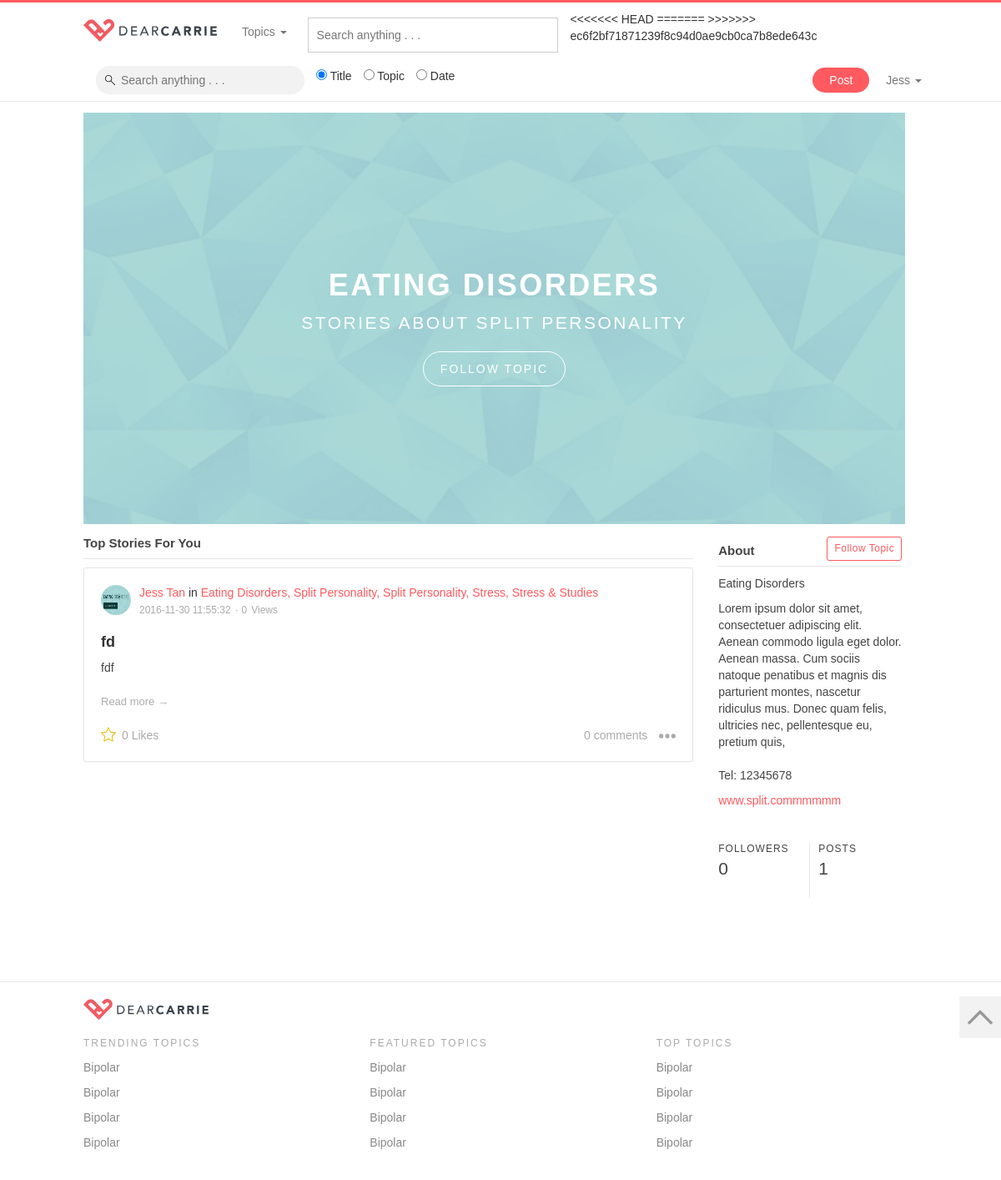
Page /topicDetails?topicID=8 (signed in) on the earlier database version.
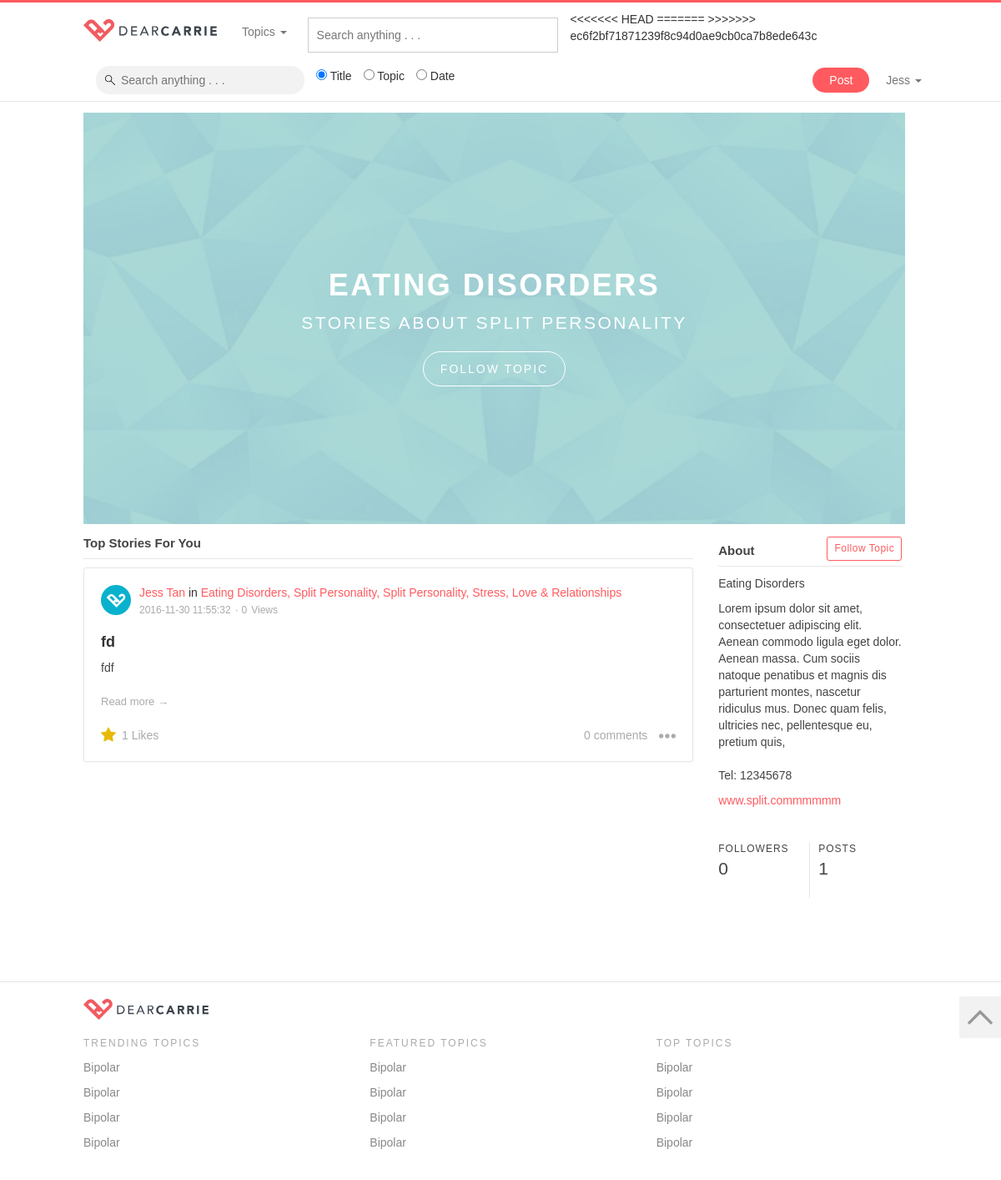
Same page on the later database version.
### tables this page shows
CREATE TABLE `curation` (
  `topicid` int(11) NOT NULL,
  `postid` int(11) NOT NULL
);

CREATE TABLE `users` (
  `id` int(11) NOT NULL,
  `name` varchar(255) NOT NULL,
  `email` varchar(255) NOT NULL,
  `password` char(32) NOT NULL,
  `role` varchar(255) NOT NULL DEFAULT 'normal',
  `affliate` varchar(255) DEFAULT 'website',
  `image` varchar(255) NOT NULL DEFAULT 'images/default.svg',
  `description` varchar(255) NOT NULL,
  `datejoin` timestamp NOT NULL DEFAULT CURRENT_TIMESTAMP,
  `active` int(11) NOT NULL DEFAULT '1'
);

CREATE TABLE `topics` (
  `id` int(11) NOT NULL,
  `main_image` varchar(255) NOT NULL,
  `background` varchar(255) NOT NULL,
  `title` varchar(255) NOT NULL,
  `short_desc` varchar(255) NOT NULL,
  `description` varchar(255) NOT NULL,
  `date` timestamp NOT NULL DEFAULT CURRENT_TIMESTAMP ON UPDATE CURRENT_TIMESTAMP,
  `followers` int(11) NOT NULL DEFAULT '0',
  `posts` int(11) NOT NULL DEFAULT '0',
  `url` varchar(255) NOT NULL,
  `tel` varchar(255) NOT NULL,
  `type` varchar(255) NOT NULL,
  `order_num` int(11) NOT NULL,
  `score` double NOT NULL DEFAULT '0',
  `published` int(11) NOT NULL DEFAULT '1'
);

CREATE TABLE `posts` (
  `id` int(11) NOT NULL,
  `userid` int(11) DEFAULT NULL,
  `title` varchar(255) DEFAULT NULL,
  `description` varchar(255) DEFAULT NULL,
  `timestamp` timestamp NOT NULL DEFAULT CURRENT_TIMESTAMP ON UPDATE CURRENT_TIMESTAMP,
  `score` double NOT NULL DEFAULT '0',
  `likes` int(11) NOT NULL DEFAULT '0',
  `comments` int(11) NOT NULL DEFAULT '0',
  `views` int(11) NOT NULL DEFAULT '0',
  `published` int(11) NOT NULL DEFAULT '1'
);

### controllers/commonFunctions.php (called while the page is built, shortened)
<?php
function checkLogin() {
	if(isset($_SESSION["role"])) {
		return false;
	}
	else {
		return true;
	}
}
function connectToDataBase() {
	$theLineToDatabase =  mysqli_connect("localhost","root","root","dearcarrie");
	if(!$theLineToDatabase) {
		header("location: error.php?msg=Database connection error");
		exit();
	}
	else {
	  return $theLineToDatabase;
	}
}
function getPostByID($id) {
	$conn = connectToDataBase();
	$sql = "SELECT * FROM posts WHERE id = '$id'";
	$result = $conn->query($sql);
	$value = $result->fetch_assoc();
	return $value;
}
function getUserByID($id) {
	$conn = connectToDataBase();
	$sql = "SELECT * FROM users WHERE id = '$id'";
	$result = $conn->query($sql);
	$value = $result->fetch_assoc();
	return $value;
}
function getTopicByID($id) {
	$conn = connectToDataBase();
	$sql = "SELECT * FROM topics WHERE id = '$id'";
	$result = $conn->query($sql);
	$value = $result->fetch_assoc();
	return $value;
}
function getPostsByTopicID($topicid) {
	$conn = connectToDataBase();
	$sql = "SELECT *
					FROM posts p
					INNER JOIN curation c ON p.id = c.postid
					WHERE published = 1 AND c.topicid = '$topicid'
					ORDER BY p.id DESC";
	$result = $conn->query($sql);
	$resArr = array();
	if ($result->num_rows > 0) {
		 while($row = $result->fetch_assoc()) {
			 $resArr[] = $row;
		 }
	} else {
		 showErrorMessage("No posts found");
	}
	return $resArr;
}
function hasLikedPost ($userid, $postid) {
	$conn = connectToDataBase();
	$sql = "SELECT * FROM post_like WHERE userid='$userid' AND postid='$postid' LIMIT 1";
	$result = $conn->query($sql);
	if (mysqli_num_rows($result) > 0) {
			return true;
	} else {
		return false;
	}
}
function countPostLikes($id) {
	$conn = connectToDataBase();
	$sql = "SELECT COUNT(*) AS total FROM post_like WHERE postid='$id'";
	$result = $conn->query($sql);
	$value = $result->fetch_assoc();
	return $value["total"];
}
function countCommentsByPostID($id) {
	$conn = connectToDataBase();
	$sql = "SELECT COUNT(*) AS total FROM comments WHERE postid='$id'";
	$result = $conn->query($sql);
	$value = $result->fetch_assoc();
	return $value["total"];
}
function getPostTopics ($postid) {
	$conn = connectToDataBase();
	$sql = "SELECT c.topicid AS topicid, t.title AS title
					FROM topics t
					INNER JOIN curation c on c.topicid = t.id
					WHERE c.postid = '$postid'
					";
	$result = $conn->query($sql);
	$resArr = array();
	if ($result->num_rows > 0) {
		 while($row = $result->fetch_assoc()) {
			 $resArr[] = $row;
		 }
	}
	return $resArr;
}
?>

### topicDetails.php (the view, shortened to what the changed rows need)
<!DOCTYPE html>
<?php
  include('controllers/templates.php');
  $topicID = $_GET["topicID"];
  $topic = getTopicByID($topicID);
  $posts = getPostsByTopicID($topicID);
?>
<html lang="en">
  <?php head($topic["title"]); ?>
  <body>
    <div class="page-container">
      <div class="topic-header">
        <div>
          <div class="text">
              <h1><?=$topic["title"];?></h1>
          </div>
        </div>
      </div>
      <div class="row">
          <div class="col-sm-9">
            <?php foreach ($posts as $post) {
              card($post["id"]);
            }
            ?>
          </div>
      </div>
    </div>
  </body>
</html>

### controllers/templates.php (shortened to what the changed rows need)
<?php
  include('commonFunctions.php');
?>
<?php
function head($title){
?>
  <head>
    <link href="css/autocomplete.css" rel="stylesheet">
    <link href="css/bootstrap.min.css" rel="stylesheet">
    <link href="css/animate.css" rel="stylesheet">
    <link href="css/style.css" rel="stylesheet">
  </head>
<?php
}
?>
<?php
function card($id) {
  $post = getPostByID($id);
  $user = getUserByID($post["userid"]);
  $likedPost = hasLikedPost($_SESSION["userid"], $id);
  $postLikeCount = countPostLikes($id);
  $commentCount = countCommentsByPostID($id);
?>
<div class="card">
  <div class="header">
    <div class="image">
      <a href="profile?userID=<?=$user["id"];?>"><img src="<?=$user["image"];?>"></a>
    </div>
    <div class="author-details">
      <div>
        <a href="profile?userID=<?=$user["id"];?>"><?=$user["name"];?></a>
        <span class="topics-comma">
        <?php
           $topics = getPostTopics($id);
           if (count($topics) > 0) { echo ' in ';}
           foreach ($topics as $topic) {
       ?>
             <a href="topicDetails?topicID=<?=$topic["topicid"];?>"><?=$topic["title"];?></a>
       <?php
           }
        ?>
       </span>
      </div>
      <div class="date"><?=$post["timestamp"];?></div>
      <div class="views"><?=$post["views"];?></div>
    </div>
  </div>
  <div class="content short">
    <a href="post?postID=<?=$post["id"];?>">
      <h4><?=$post["title"];?></h4>
      <p><?=$post["description"];?></p>
    </a>
    <a href="post?postID=<?=$post["id"];?>" class="read-more">Read more &#8594;</a>
  </div>
  <div class="footer">
    <div class="float-left">
      <?php
        if (!checkLogin()) {
          if ($likedPost) {
      ?>
            <form class="like-inline">
              <input onclick="unlikePost(this.id, <?=$_SESSION['userid'];?>,<?=$id?>);" class="star-icon active" id="likePostBtn<?=$id;?>" type="button">
              <p><?=$postLikeCount;?> Likes</p>
            </form>
      <?php
          } else {
      ?>
            <form class="like-inline">
              <input onclick="likePost(this.id, <?=$_SESSION['userid'];?>,<?=$id?>);" class="star-icon" id="unlikePostBtn<?=$id;?>" type="button">
              <p><?=$postLikeCount;?> Likes</p>
            </form>
      <?php
          }
        }
      ?>
    </div>
    <div class="float-right">
      <a href="post?postID=<?=$post["id"];?>#commentsDiv"><?=$commentCount?> comments</a>
      <a href="#" class="dots-icon" data-placement="bottom" tabindex="0" role="button" data-toggle="popover" data-trigger="focus"
      data-content="
        <a href='#' title='test add link'>Report</a>
        <a href='#' title='test add link'>Share</a>
        "
      ><img src="images/dots.svg"></a>
    </div>
  </div>
</div>
<?php
}
?>

Differences in the rows shown:
changed through a linked row, curation "fd": users.image: picture removed, a placeholder shows; postLikeCount "0" → "1"
changed through a linked row, curation: topicid.title "Stress & Studies" → "Love & Relationships"
